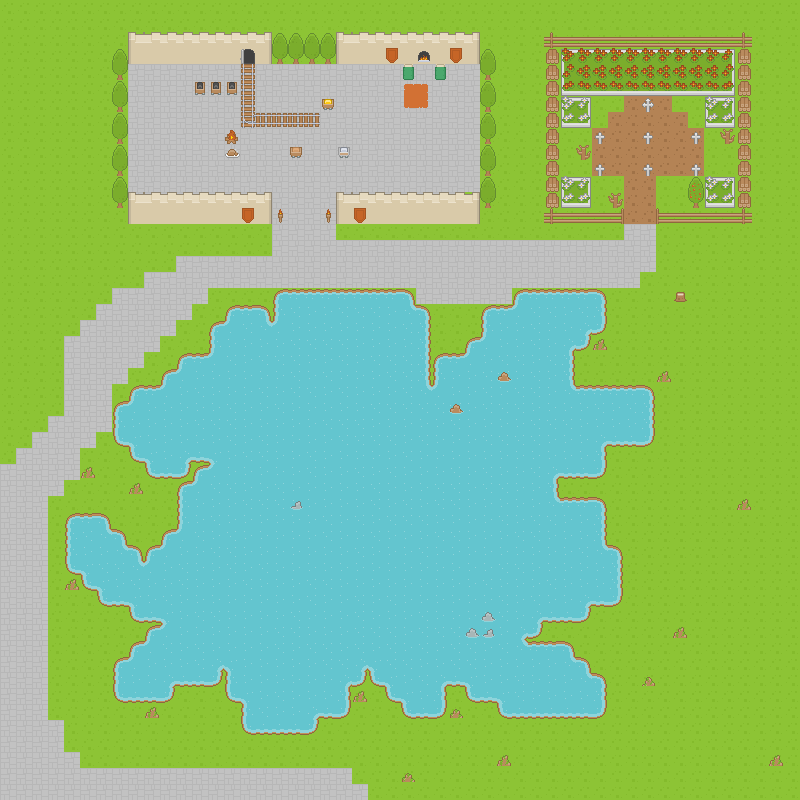

Tiled map render using the project's own tile images. Description and the map definition, with tile-layer contents summarised, below:
An orthogonal 50x50 tile map with 16x16 px tiles, 5 tile layers (bg1, bg2, bg3, obstacles1_boxes, ...) and 16 objects.

<map version="1.0" tiledversion="1.0.2" orientation="orthogonal" renderorder="right-down" width="50" height="50" tilewidth="16" tileheight="16" nextobjectid="33">
 <properties>
  <property name="atlas" value="RogueLikeTiles.atlas" />
 </properties>
 <tileset firstgid="1" name="roguelike" tilewidth="16" tileheight="16" spacing="1" tilecount="3600" columns="60">
  <image source="roguelikesheet.png" width="1024" height="1024" />
  <terraintypes>
   <terrain name="Grass" tile="65" />
   <terrain name="Water" tile="1" />
  </terraintypes>
  <tile id="0" terrain="1,1,1,1" />
  <tile id="1" terrain="1,1,1,1" />
  <tile id="2" terrain="0,0,0,1" />
  <tile id="3" terrain="0,0,1,1" />
  <tile id="4" terrain="0,0,1,0" />
  <tile id="5" terrain="0,0,0,0" />
  <tile id="60" terrain="1,1,1,0" />
  <tile id="61" terrain="1,1,0,1" />
  <tile id="62" terrain="0,1,0,1" />
  <tile id="63" terrain="1,1,1,1" />
  <tile id="64" terrain="1,0,1,0" />
  <tile id="65" terrain="0,0,0,0" />
  <tile id="120" terrain="1,0,1,1" />
  <tile id="121" terrain="0,1,1,1" />
  <tile id="122" terrain="0,1,0,0" />
  <tile id="123" terrain="1,1,0,0" />
  <tile id="124" terrain="1,0,0,0" />
  <tile id="375">
   <objectgroup draworder="index">
    <object id="1" x="0.0869565" y="1.04348">
     <polyline points="0,0 2.82609,0 12.8696,0.913043 15.8696,1.86957 15.9565,14.9565 -0.0434783,15 -0.0869565,0.0434783" />
    </object>
   </objectgroup>
  </tile>
  <tile id="902" terrain="0,0,0,2" />
  <tile id="903" terrain="0,0,2,2" />
  <tile id="904" terrain="0,0,2,0" />
  <tile id="962" terrain="0,2,0,2" />
  <tile id="963" terrain="2,2,2,2" />
  <tile id="964" terrain="2,0,2,0" />
  <tile id="1022" terrain="0,2,0,0" />
  <tile id="1023" terrain="2,2,0,0" />
  <tile id="1024" terrain="2,0,0,0" />
 </tileset>
 <layer name="bg1" width="50" height="50">
  <data>[2500 cells, 2500 non-empty, 18 distinct tile ids]</data>
 </layer>
 <layer name="bg2" width="50" height="50">
  <data>[2500 cells, 161 non-empty, 28 distinct tile ids]</data>
 </layer>
 <layer name="bg3" width="50" height="50">
  <data>[2500 cells, 6 non-empty, 3 distinct tile ids]</data>
 </layer>
 <layer name="obstacles1_boxes" width="50" height="50">
  <data>[2500 cells, 48 non-empty, 8 distinct tile ids]</data>
 </layer>
 <layer name="obstacles_circles" width="50" height="50">
  <data>[2500 cells, 41 non-empty, 17 distinct tile ids]</data>
 </layer>
 <objectgroup name="polyobstacles1">
  <object id="12" x="267.333" y="306.667">
   <polyline points="0,0 -36,2 -76.6667,44.6667 -148.667,92.6667 -152.667,135.333 -93.3333,170.667 -92,220 -123.333,246.667 -170.667,204.667 -200,209.333 -199.333,261.333 -160.667,297.333 -132.667,312 -123.333,333.333 -140,352 -151.333,356.667 -152.667,390 -101.333,394.667 -94.6667,377.333 -43.3333,377.333 -24,422 43.3333,425.333 54,409.333 78.6667,410 81.3333,378.667 118.667,378.667 139.333,409.333 170.667,408.667 180,377.333 201.333,380 205.333,394.667 228,397.333 238,407.333 334.667,410.667 340,372.667 306,344.667 292,332 257.333,332 276.667,314.667 316.667,313.333 322.667,298.667 349.333,298 352.667,244.667 338.667,234 336,192 292.667,190 291.333,172 332.667,168.667 338.667,138.667 385.333,135.333 383.333,81.3333 310.667,78.6667 305.333,43.3333 325.333,30.6667 337.333,23.3333 338,-16 250,-16.6667 244,-4 216,2 214.667,30 198.667,36.6667 196.667,46.6667 172,48.6667 156.667,1.33333 135.333,-16 11.3333,-15.3333 -1.33333,-1.33333" />
  </object>
  <object id="13" x="112" y="48" width="16" height="160" />
  <object id="14" x="128.25" y="192" width="143.75" height="31.75" />
  <object id="15" x="336.5" y="192.25" width="142.25" height="31.5" />
  <object id="16" x="479.5" y="48.25" width="16.25" height="159.25" />
  <object id="17" x="128.25" y="32.25" width="351.5" height="31.25" />
  <object id="18" x="544.667" y="32" width="206.667" height="63.3333" />
  <object id="19" x="736" y="95.3333" width="15.3333" height="128" />
  <object id="20" x="544.333" y="96" width="15.3333" height="127.333" />
  <object id="21" x="560.333" y="95.3333" width="30.6667" height="31.3333" />
  <object id="22" x="705" y="95.6667" width="31" height="31.6667" />
  <object id="23" x="704.333" y="176.333" width="30.3333" height="31" />
  <object id="24" x="560.667" y="176" width="30.3333" height="32" />
  <object id="25" x="560.333" y="208.333" width="63.3333" height="15.6667" />
  <object id="26" x="656.333" y="208.333" width="95.3333" height="15" />
 </objectgroup>
</map>
